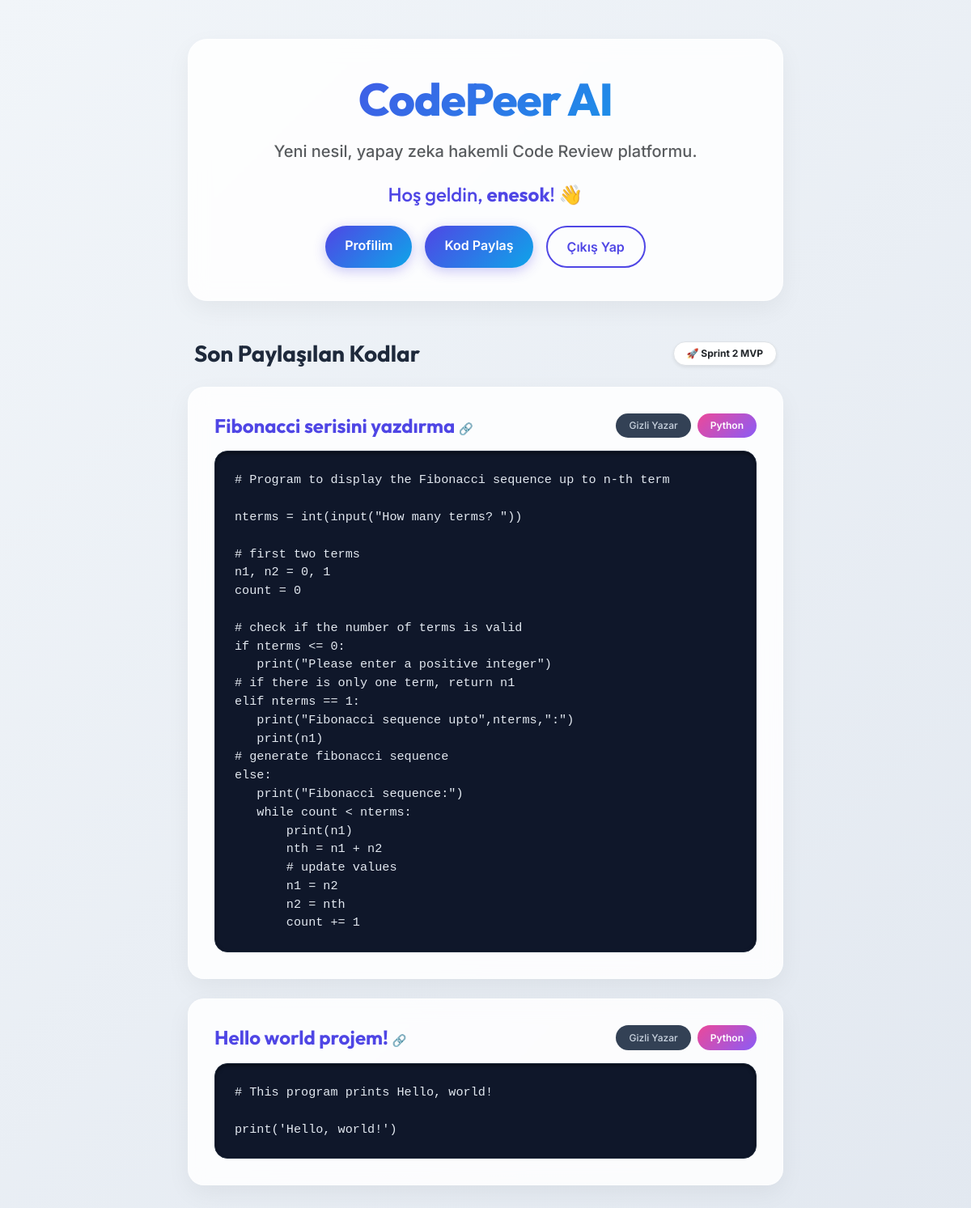
The page / (signed in) on the database its author committed.
### database.py (models this page shows)
class CodePost(Base):
    __tablename__ = "code_posts"
    id = Column(Integer, primary_key=True, index=True)
    title = Column(String, index=True)
    content = Column(Text)  # Kullanıcının yüklediği ham kod bloğu
    language = Column(String)  # Python, JS, C++ vb.
    created_at = Column(DateTime, default=datetime.utcnow)
    user_id = Column(Integer, ForeignKey("users.id"))
    owner = relationship("User", back_populates="posts")
    comments = relationship("Comment", back_populates="post")
    ai_reviews = relationship("AIReview", back_populates="post")

### main.py (the view)
@app.get("/")
def home(request: Request, current_user: str = Cookie(None), db: Session = Depends(database.get_db)):
    if current_user:
        posts = db.query(database.CodePost).order_by(database.CodePost.id.desc()).all()
    else:
        posts = []
    return templates.TemplateResponse(
        request=request,
        name="index.html",
        context={
            "title": "AI-Peer - Ana Sayfa",
            "username": current_user,
            "posts": posts  # Çekilen kodları HTML sayfasına gönderiyoruz
        }
    )

### templates/index.html (shortened to what this page needs)
<!DOCTYPE html>
<html lang="tr">
<head>
    <link href="https://cdn.jsdelivr.net/npm/bootstrap@5.3.0/dist/css/bootstrap.min.css" rel="stylesheet">
    <link href="/static/css/style.css" rel="stylesheet">
</head>
<body>
    <div class="container py-5">
        <div class="row justify-content-center">
            <div class="col-lg-9 col-xl-8">
                <div class="glass-card mb-5 text-center">
                    <h1 class="hero-title mb-3">CodePeer AI</h1>
                    <p class="lead text-muted mb-4" style="font-weight: 500;">Yeni nesil, yapay zeka hakemli Code Review platformu.</p>
                    <div class="mt-4">
                        {% if username %}
                            <h4 class="mb-4" style="color: var(--primary);">Hoş geldin, <span class="fw-bold">{{ username }}</span>! 👋</h4>
                            <div class="d-flex justify-content-center gap-3">
                                <a href="/profile" class="btn btn-premium px-4">Profilim</a>
                                <a href="/post" class="btn btn-premium px-4">Kod Paylaş</a>
                                <a href="/logout" class="btn btn-premium-outline px-4">Çıkış Yap</a>
                            </div>
                        {% else %}
                            <div class="d-flex justify-content-center gap-3">
                                <a href="/login" class="btn btn-premium-outline px-4">Giriş Yap</a>
                                <a href="/register" class="btn btn-premium px-4">Kayıt Ol</a>
                            </div>
                        {% endif %}
                    </div>
                </div>
                <div class="d-flex justify-content-between align-items-center mb-4 px-2">
                    <h3 class="fw-bold m-0" style="color: var(--text-main);">Son Paylaşılan Kodlar</h3>
                    <div class="badge bg-white text-dark shadow-sm px-3 py-2 rounded-pill border">🚀 Sprint 2 MVP</div>
                </div>
                {% if username %}
                    {% if posts %}
                        <div class="row">
                            {% for post in posts %}
                            <div class="col-12 mb-4">
                                <div class="glass-card p-4 transition-all hover-lift" style="border-radius: 1.25rem; padding: 2rem !important;">
                                    <div class="d-flex justify-content-between align-items-center mb-3">
                                        <a href="/post/{{ post.id }}" class="text-decoration-none">
                                            <h4 class="m-0 fw-bold" style="color: var(--primary);">{{ post.title }} <small style="font-size: 0.6em;">🔗</small></h4>
                                        </a>
                                        <div class="d-flex gap-2">
                                            <span class="badge-author">Gizli Yazar</span>
                                            <span class="badge-premium">{{ post.language }}</span>
                                        </div>
                                    </div>
                                    <div class="code-container mt-3">
                                        <pre class="m-0"><code>{{ post.content }}</code></pre>
                                    </div>
                                </div>
                            </div>
                            {% endfor %}
                        </div>
                    {% else %}
                        <div class="glass-card text-center py-5">
                            <h5 class="text-muted">Henüz hiç kod paylaşılmamış. İlk paylaşan sen ol!</h5>
                        </div>
                    {% endif %}
                {% endif %}
            </div>
        </div>
    </div>
</body>
</html>

### static/css/style.css (style rules this page uses)
:root { --primary: #4f46e5; --primary-hover: #4338ca; --secondary: #0ea5e9; --bg-color: #f1f5f9; --card-bg: rgba(255, 255, 255, 0.85); --text-main: #1e293b; --text-muted: #64748b; --glass-border: rgba(255, 255, 255, 0.4); }
body { background: linear-gradient(135deg, #f1f5f9 0%, #e2e8f0 100%); font-family: 'Inter', sans-serif; color: var(--text-main); min-height: 100vh; }
h1, h2, h3, h4, h5, h6 { font-family: 'Outfit', sans-serif; }
.glass-card { background: var(--card-bg); backdrop-filter: blur(12px); -webkit-backdrop-filter: blur(12px); border: 1px solid var(--glass-border); box-shadow: 0 10px 30px rgba(0, 0, 0, 0.05); border-radius: 1.5rem; padding: 2.5rem; }
.hero-title { font-size: 3.5rem; font-weight: 800; background: linear-gradient(135deg, var(--primary), var(--secondary)); -webkit-background-clip: text; -webkit-text-fill-color: transparent; letter-spacing: -1px; }
.btn-premium { background: linear-gradient(135deg, var(--primary), var(--secondary)); color: white; border: none; padding: 0.75rem 1.75rem; border-radius: 999px; font-weight: 600; transition: all 0.3s ease; box-shadow: 0 4px 15px rgba(79, 70, 229, 0.3); }
.btn-premium-outline { background: transparent; color: var(--primary); border: 2px solid var(--primary); padding: 0.75rem 1.75rem; border-radius: 999px; font-weight: 600; transition: all 0.3s ease; }
.code-container { background: #0f172a; border-radius: 1rem; border: 1px solid #1e293b; box-shadow: inset 0 2px 4px rgba(0,0,0,0.5); padding: 1.5rem; position: relative; overflow-x: auto; }
.code-container code { color: #e2e8f0; font-family: Consolas, 'Fira Code', monospace; font-size: 0.95rem; }
.badge-premium { background: linear-gradient(135deg, #ec4899, #8b5cf6); color: white; border-radius: 999px; padding: 0.4rem 1rem; font-size: 0.75rem; font-weight: 600; }
.badge-author { background: #334155; color: #cbd5e1; border-radius: 999px; padding: 0.4rem 1rem; font-size: 0.75rem; font-weight: 500; }

### rows shown on the page
CodePost: title "Fibonacci serisini yazdırma", language "Python", content "# Program to display the Fibonacci sequence up to n-th term nterms = int(input(\"How many terms? \")) # first two terms n1, n2 = 0, 1 count = 0 # check if the number of terms is valid if nterms <= 0: print(\"Please enter a positive integer\") # if there is only one term, return n1 elif nterms == 1: print(\"Fibonacci sequence upto\",nterms,\":\") print(n1) # generate fibonacci sequence else: print(\"Fibonacci sequence:\") while count < nterms: print(n1) nth = n1 + n2 # update values n1 = n2 n2 = nth count += 1"
CodePost: title "Hello world projem!", language "Python", content "# This program prints Hello, world! print('Hello, world!')"

### other values the page prints
{{ username }} "enesok"
